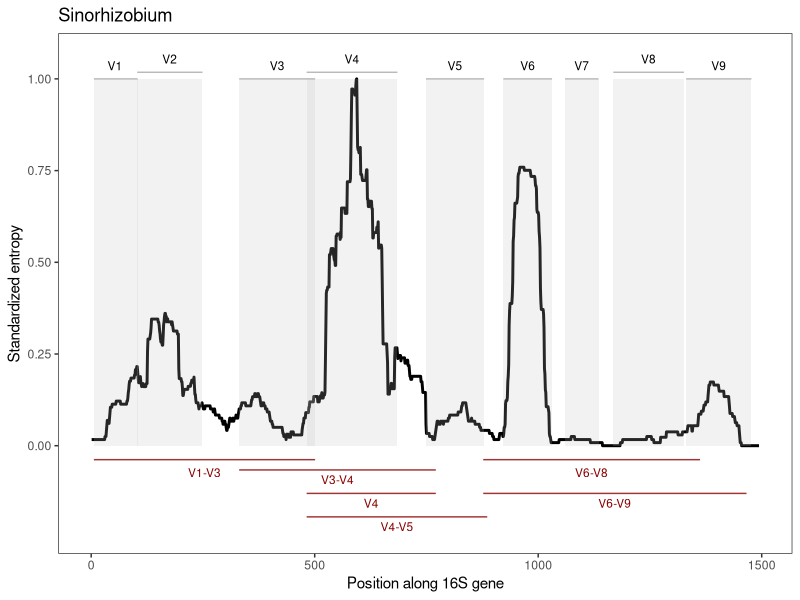
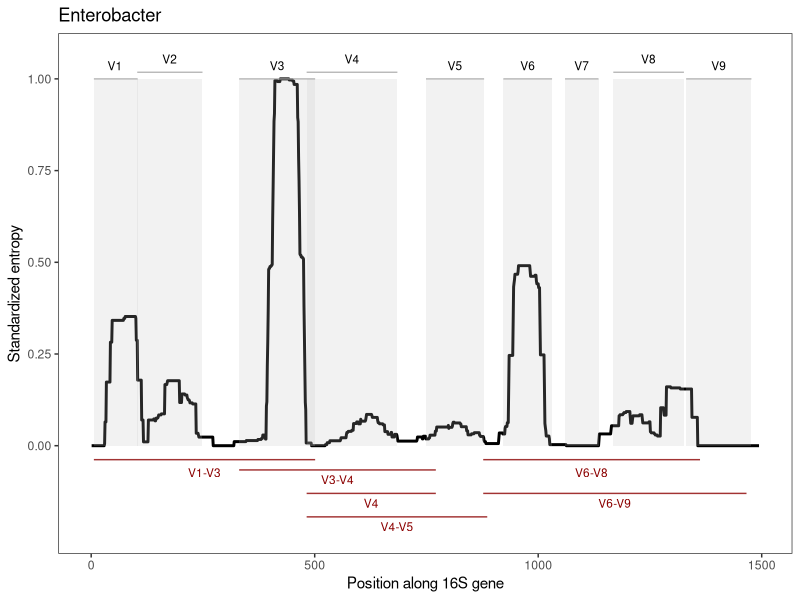
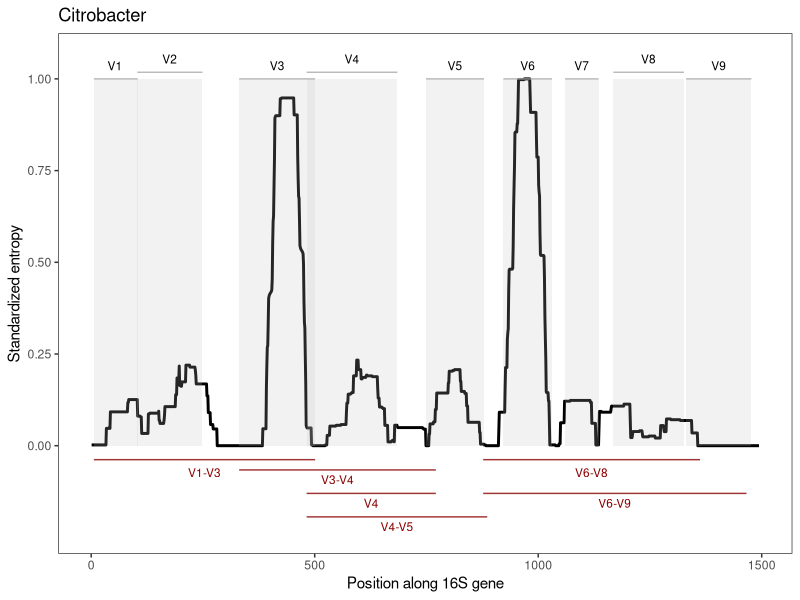
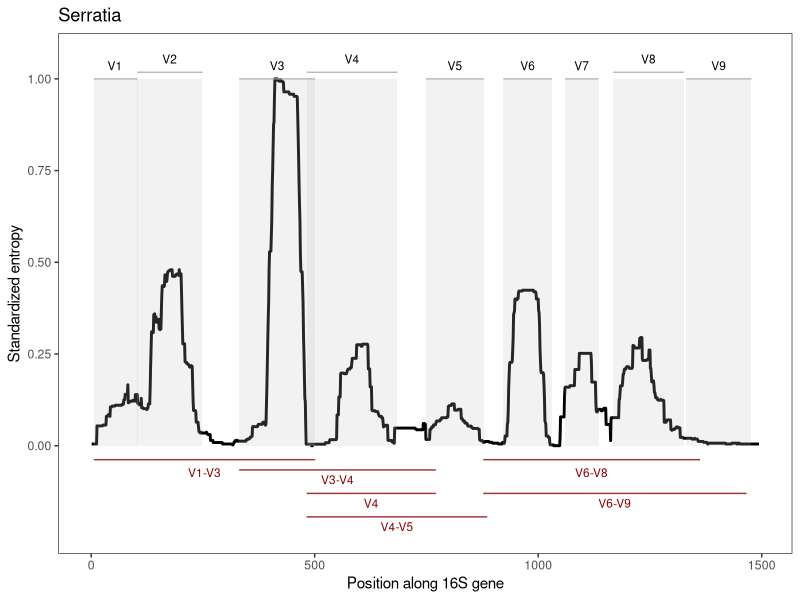
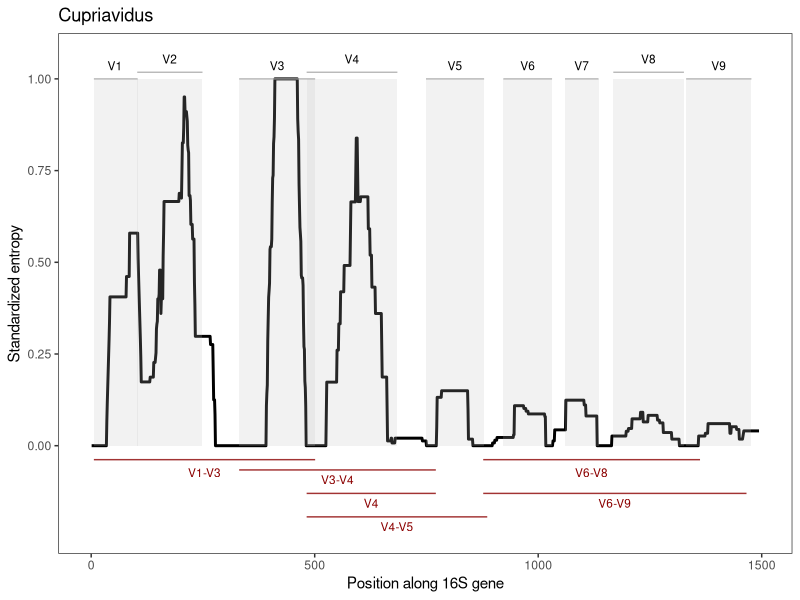
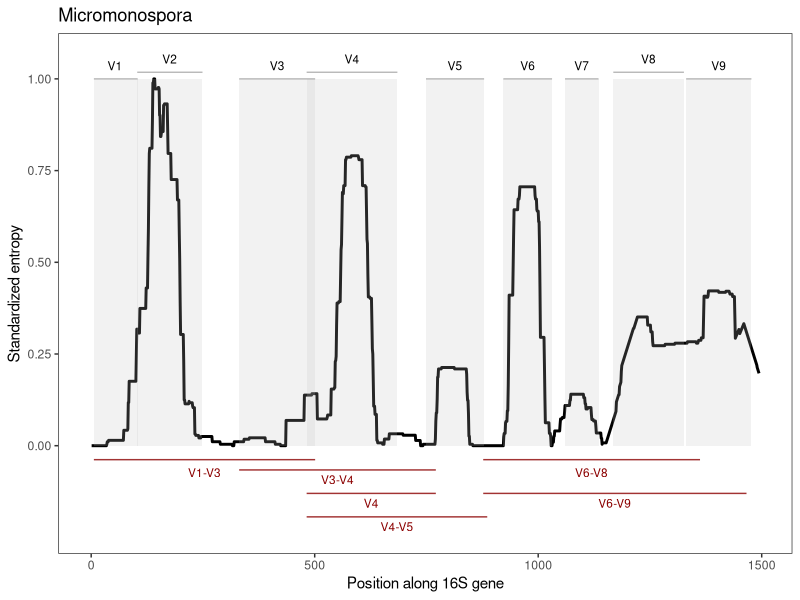
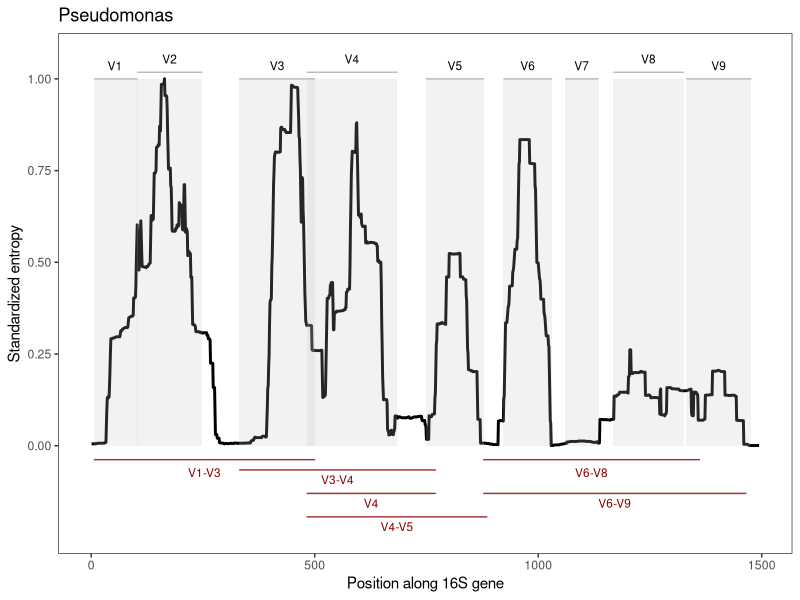
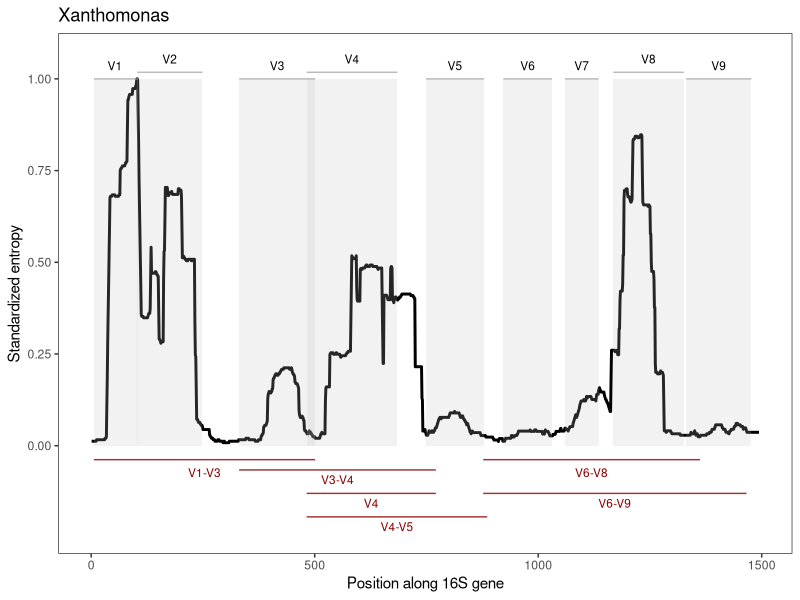

Generate these figures, in order, with R:
library(ggplot2)
library(dplyr)

entropy_data <- read.csv('Smooth_std_entropy.csv', header = F)

colnames(entropy_data)[1] <- 'Genus'
entropy <- as.data.frame(t(entropy_data))
first_row <- entropy[1, ]
colnames(entropy) <- first_row
entropy <- entropy[-1,]
entropys <- as.data.frame(sapply(entropy, as.numeric))

base_position <- 1:1494
df <- cbind('Base_Position' = base_position, entropys)
df <- as.data.frame(df)

# parameters
# region title offset
n = 0.018
# region title alpha
ra=0.8
# region title colour
rc='dark grey'
# panel alpha
pa=0.2
#panel colour
pc='grey'
#amplicon colour
ac = 'dark red'

genera <- colnames(df)[-1]
genera

plots <- lapply(genera, function(genus) {
  
  #df$value_n <- entropy / max(entropy, na.rm=T)
  plt <- ggplot(df)
  plt <- plt + geom_line(aes_string(x = "Base_Position", y = genus), lwd=1) +
    labs(x = "Position along 16S gene", y = "Standardized entropy", title = genus) +
    theme(plot.title = element_text(face = "italic", size = 15), 
          axis.title.x = element_text(size = 12), 
          axis.title.y = element_text(size = 12))
  plt <- plt + theme_bw() + 
    scale_y_continuous(limits = c(-0.23, 1.06), 
                       breaks = c(0, 0.25, 0.5, 0.75, 1), 
                       labels = c("0.00", "0.25", "0.50", "0.75", "1.00"))
  
  # add colour panels
  plt <- plt + annotate('rect', xmin=6, xmax=104, ymin=0, ymax=1, fill=pc, alpha=pa)
  plt <- plt + annotate('rect', xmin=103, xmax=249, ymin=0, ymax=1, fill=pc, alpha=pa)
  plt <- plt + annotate('rect', xmin=331, xmax=501, ymin=0, ymax=1, fill=pc, alpha=pa)
  plt <- plt + annotate('rect', xmin=482, xmax=685, ymin=0, ymax=1, fill=pc, alpha=pa)
  plt <- plt + annotate('rect', xmin=749, xmax=879, ymin=0, ymax=1, fill=pc, alpha=pa)
  plt <- plt + annotate('rect', xmin=922, xmax=1031, ymin=0, ymax=1, fill=pc, alpha=pa)
  plt <- plt + annotate('rect', xmin=1060, xmax=1135, ymin=0, ymax=1, fill=pc, alpha=pa)
  plt <- plt + annotate('rect', xmin=1168, xmax=1326, ymin=0, ymax=1, fill=pc, alpha=pa)
  plt <- plt + annotate('rect', xmin=1331, xmax=1477, ymin=0, ymax=1, fill=pc, alpha=pa)
  
  # # add individual bars
  #V1
  plt <- plt + annotate('segment', x=6, xend=104, y=1, yend=1, colour=rc, alpha=ra)
  plt <- plt + annotate('text', x=6 + (104-9)/2, y=1+n+n, label='V1', cex=3)
  #V2
  plt <- plt + annotate('segment', x=103, xend=249, y=1+n, yend=1+n, colour=rc, alpha=ra)
  plt <- plt + annotate('text', x=103 + (249-103)/2, y=1+n+n+n, label='V2', cex=3)
  #V3
  plt <- plt + annotate('segment', x=331, xend=501, y=1, yend=1, colour=rc, alpha=ra)
  plt <- plt + annotate('text', x=331 + (501-331)/2, y=1+n+n, label='V3', cex=3)
  #V4
  plt <- plt + annotate('segment', x=482, xend=685, y=1+n, yend=1+n, colour=rc, alpha=ra)
  plt <- plt + annotate('text', x=482 + (685-482)/2, y=1+n+n+n, label='V4', cex=3)
  #V5
  plt <- plt + annotate('segment', x=749, xend=879, y=1, yend=1, colour=rc, alpha=ra)
  plt <- plt + annotate('text', x=749 + (879-749)/2, y=1+n+n, label='V5', cex=3)
  #V6
  plt <- plt + annotate('segment', x=922, xend=1031, y=1, yend=1, colour=rc, alpha=ra)
  plt <- plt + annotate('text', x=922 + (1031-922)/2, y=1+n+n, label='V6', cex=3)
  #V7
  plt <- plt + annotate('segment', x=1060, xend=1135, y=1, yend=1, colour=rc, alpha=ra)
  plt <- plt + annotate('text', x=1060 + (1135-1060)/2, y=1+n+n, label='V7', cex=3)
  #V8
  plt <- plt + annotate('segment', x=1168, xend=1326, y=1+n, yend=1+n, colour=rc, alpha=ra)
  plt <- plt + annotate('text', x=1168 + (1326-1168)/2, y=1+n+n+n, label='V8', cex=3)
  #V9
  plt <- plt + annotate('segment', x=1331, xend=1477, y=1, yend=1, colour=rc, alpha=ra)
  plt <- plt + annotate('text', x=1331 + (1477-1331)/2, y=1+n+n, label='V9', cex=3)
  
  # Add amplicon regions
  #V1-V3
  plt <- plt + annotate('segment', x=6, xend=501, y=-0.02-n, yend=-0.02-n, colour=ac, alpha=ra)
  plt <- plt + annotate('text', x=6 + (501-6)/2, y=-0.02-3*n, label='V1-V3', colour=ac, cex=3)
  #V3-V4
  plt <- plt + annotate('segment', x=331, xend=771, y=-0.03-2*n, yend=-0.03-2*n, colour=ac, alpha=ra)
  plt <- plt + annotate('text', x=331 + (771-331)/2, y=-0.03-3.5*n, label='V3-V4', colour=ac, cex=3)
  #V4-V5
  plt <- plt + annotate('segment', x=482, xend=886, y=-0.05-8*n, yend=-0.05-8*n, colour=ac, alpha=ra)
  plt <- plt + annotate('text', x=482 + (886-482)/2, y=-0.05-9.5*n, label='V4-V5', colour=ac, cex=3)
  #V4
  plt <- plt + annotate('segment', x=482, xend=771, y=-0.04-5*n, yend=-0.04-5*n, colour=ac, alpha=ra)
  plt <- plt + annotate('text', x=482 + (771-482)/2, y=-0.04-6.5*n, label='V4', colour=ac, cex=3)
  #V6-V8
  plt <- plt + annotate('segment', x=877, xend=1362, y=-0.02-n, yend=-0.02-n, colour=ac, alpha=ra)
  plt <- plt + annotate('text', x=877 + (1362-877)/2, y=-0.02-3*n, label='V6-V8', colour=ac, cex=3)
  #V6-V9
  plt <- plt + annotate('segment', x=877, xend=1466, y=-0.04-5*n, yend=-0.04-5*n, colour=ac, alpha=ra)
  plt <- plt + annotate('text', x=877 + (1466-877)/2, y=-0.04-6.5*n, label='V6-V9', colour=ac, cex=3)
  
  plt <- plt + theme(panel.grid = element_blank())
  
  file_name <- paste0(genus, "_Entropy_plot.png")
  
  ggsave(file_name, plot = plt, width = 8, height = 5) 
})